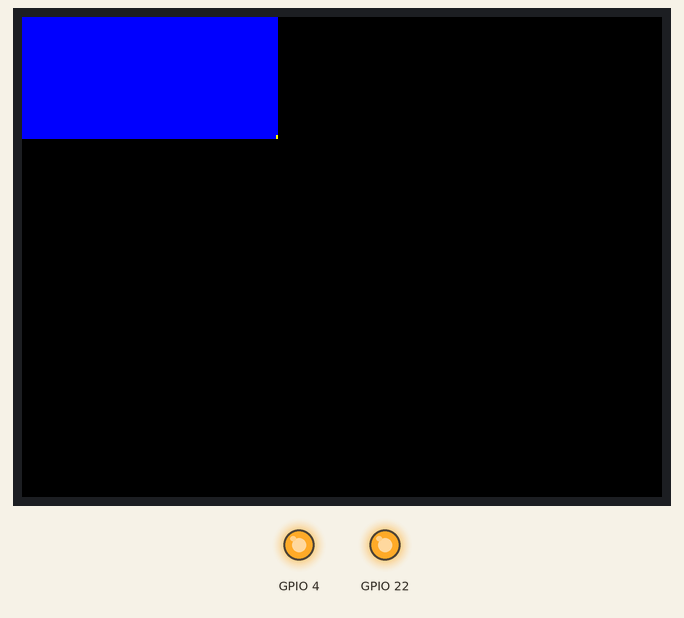
The sketch below on a simulated ESP32. Parts: 320×240 colour display, output pins drawn as LEDs (lit = HIGH).

Above: at 0.26 s.
At 0.93 s:
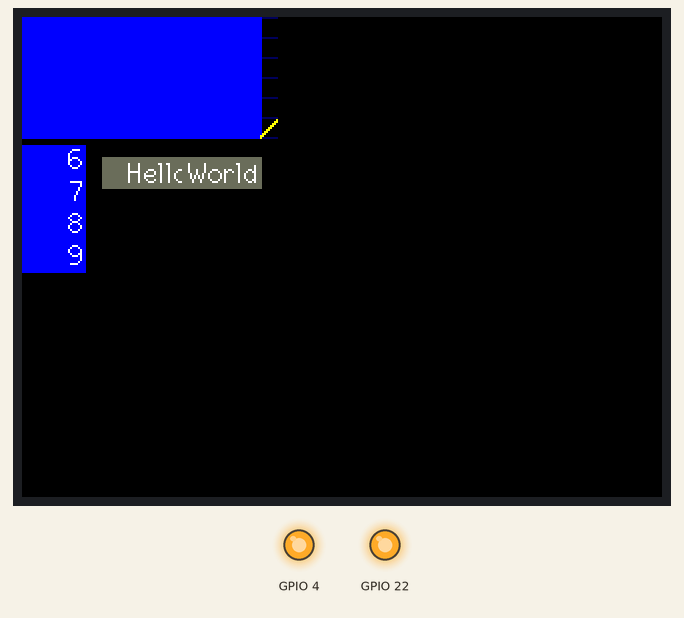
At 10.61 s:
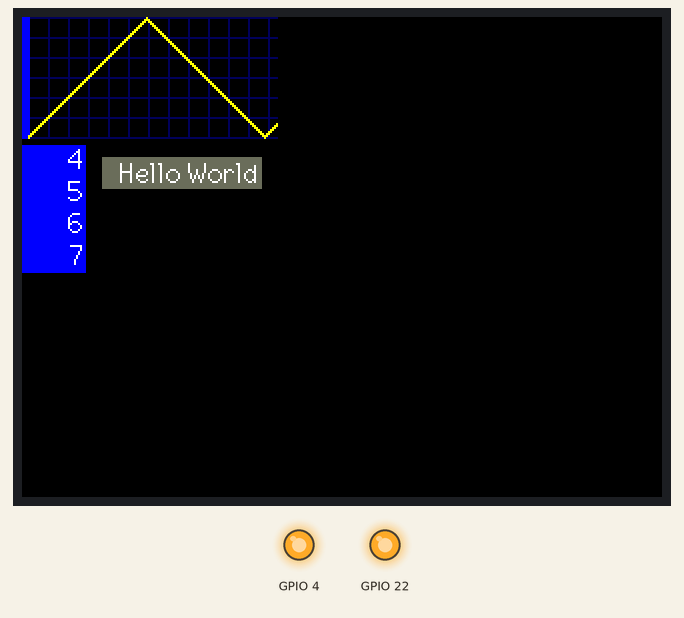
At 20.28 s:
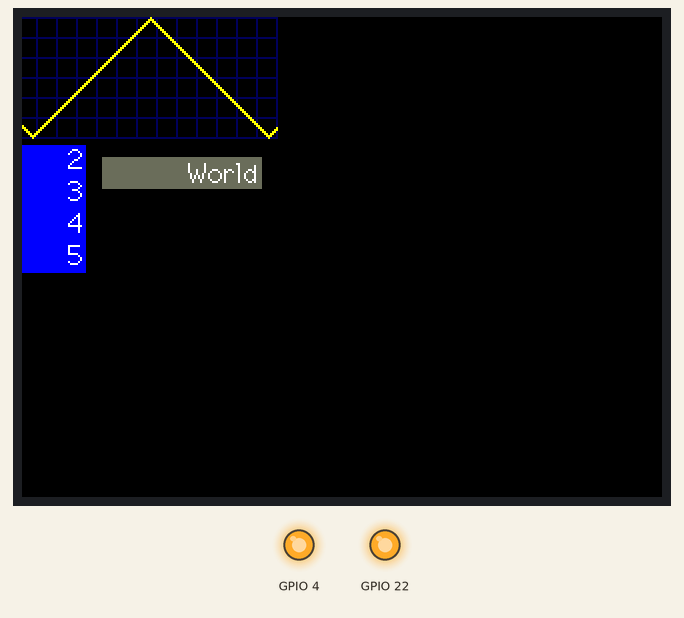
At 30.13 s:
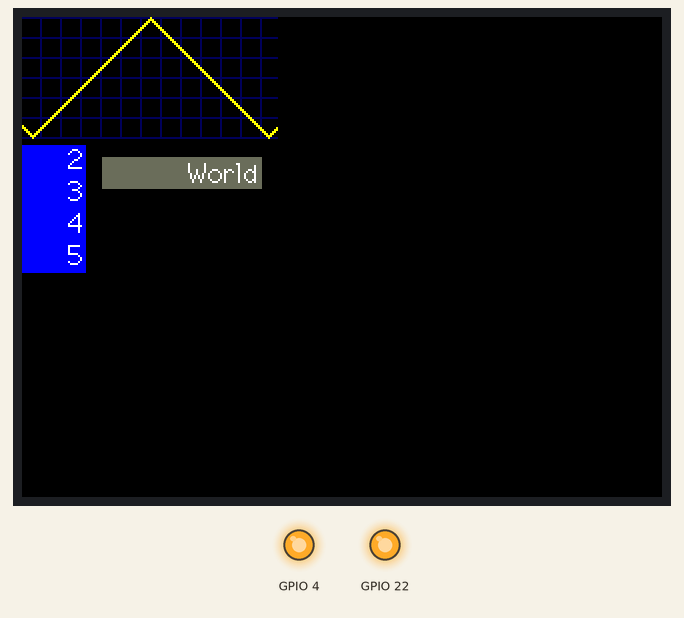
At 39.94 s:
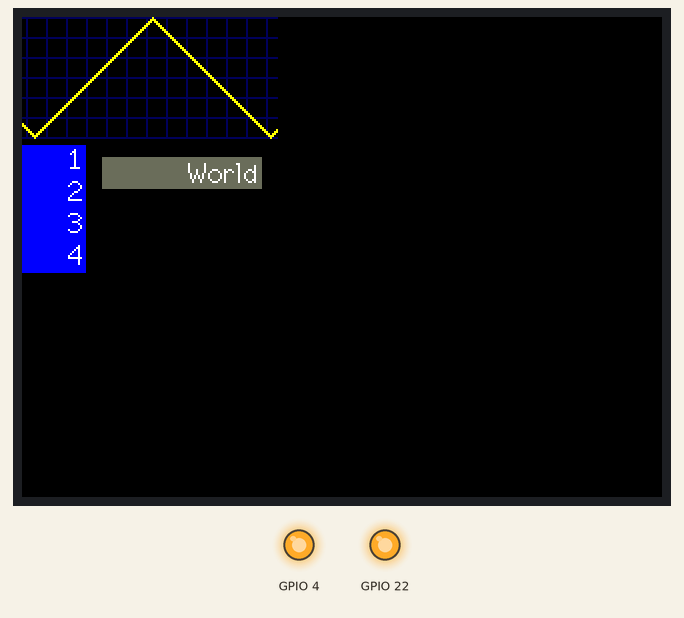

The sketch:

Sprite_scroll.ino
```cpp
#include <TFT_eSPI.h>

TFT_eSPI tft = TFT_eSPI();

TFT_eSprite graph1 = TFT_eSprite(&tft); // Sprite object graph1

TFT_eSprite stext1 = TFT_eSprite(&tft); // Sprite object stext1

TFT_eSprite stext2 = TFT_eSprite(&tft); // Sprite object stext2

int graphVal = 1;
int delta = 1;
int grid = 0;
int tcount = 0;

//==========================================================================================
void setup() {
//-------------------------
  pinMode(22, OUTPUT);
  digitalWrite(22, 1);
  pinMode(4, OUTPUT);
  analogWrite(4, 255);
//-------------------------


  tft.init();
  tft.fillScreen(TFT_BLACK);
  tft.setRotation(3);                     //向き

  // Create a sprite for the graph
  graph1.setColorDepth(8);
  graph1.createSprite(128, 61);
  graph1.fillSprite(TFT_BLUE); // Note: Sprite is filled with black when created

  // The scroll area is set to the full sprite size upon creation of the sprite
  // but we can change that by defining a smaller area using "setScrollRect()"if needed
  // parameters are x,y,w,h,color as in drawRect(), the color fills the gap left by scrolling
  //graph1.setScrollRect(64, 0, 64, 61, TFT_DARKGREY);  // Try this line to change the graph scroll area

  // Create a sprite for the scrolling numbers
  stext1.setColorDepth(8);
  stext1.createSprite(32, 64);
  stext1.fillSprite(TFT_BLUE); // Fill sprite with blue
  stext1.setScrollRect(0, 0, 32, 64, TFT_BLUE);     // here we set scroll gap fill color to blue
  stext1.setTextColor(TFT_WHITE); // White text, no background
  stext1.setTextDatum(BR_DATUM);  // Bottom right coordinate datum

  // Create a sprite for Hello World
  stext2.setColorDepth(8);
  stext2.createSprite(80, 16);
  stext2.fillSprite(TFT_DARKGREY);
  stext2.setScrollRect(0, 0, 40, 16, TFT_DARKGREY); // Scroll the "Hello" in the first 40 pixels
  stext2.setTextColor(TFT_WHITE); // White text, no background
}

//==========================================================================================
void loop() {
  // Draw point in graph1 sprite at far right edge (this will scroll left later)
  graph1.drawFastVLine(127,60-graphVal,2,TFT_YELLOW); // draw 2 pixel point on graph

  // Draw number in stext1 sprite at 31,63 (bottom right datum set)
  stext1.drawNumber(graphVal, 31, 63, 2); // plot value in font 2

  // Push the sprites onto the TFT at specified coordinates
  graph1.pushSprite(0, 0);
  stext1.pushSprite(0, 64);
  stext2.pushSprite(40, 70);

  // Change the value to plot
  graphVal+=delta;

  // If the value reaches a limit, then change delta of value
  if (graphVal >= 60)     delta = -1;  // ramp down value
  else if (graphVal <= 1) delta = +1;  // ramp up value

  delay(50); // wait so things do not scroll too fast

  // Now scroll the sprites scroll(dt, dy) where:
  // dx is pixels to scroll, left = negative value, right = positive value
  // dy is pixels to scroll, up = negative value, down = positive value
  graph1.scroll(-1, 0); // scroll graph 1 pixel left, 0 up/down
  stext1.scroll(0,-16); // scroll stext 0 pixels left/right, 16 up
  stext2.scroll(1);     // scroll stext 1 pixel right, up/down default is 0

  // Draw the grid on far right edge of sprite as graph has now moved 1 pixel left
  grid++;
  if (grid >= 10)
  { // Draw a vertical line if we have scrolled 10 times (10 pixels)
    grid = 0;
    graph1.drawFastVLine(127, 0, 61, TFT_NAVY); // draw line on graph
  }
  else
  { // Otherwise draw points spaced 10 pixels for the horizontal grid lines
    for (int p = 0; p <= 60; p += 10) graph1.drawPixel(127, p, TFT_NAVY);
  }

  tcount--;
  if (tcount <=0)
  { // If we have scrolled 40 pixels the redraw text
    tcount = 40;
    stext2.drawString("Hello World", 6, 0, 2); // draw at 6,0 in sprite, font 2
  }

} // Loop back and do it all again
//==========================================================================================
```
